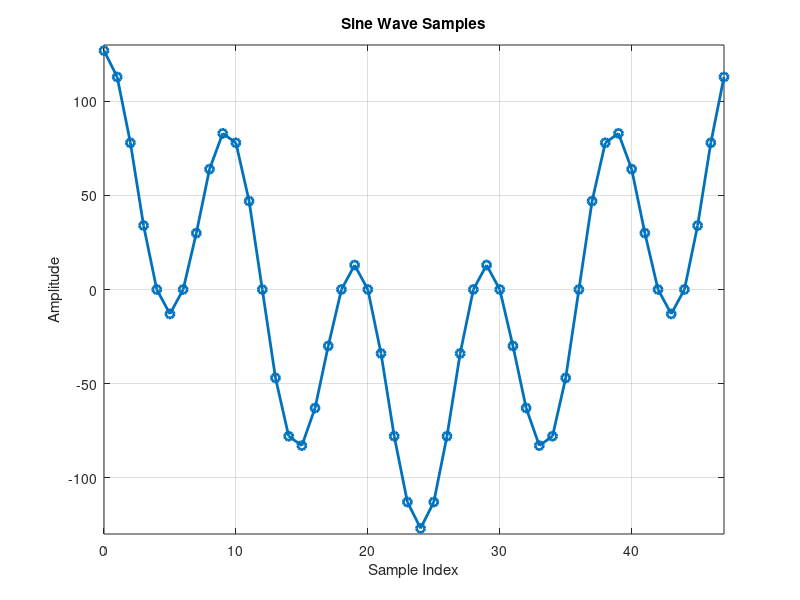

This figure's MATLAB source:
% Given sine wave samples
sine_samples = [127, 113, 78, 34, 0, -13, 0, 30, 64, 83, 78, 47, 0, -47, -78, -83, -63, -30, 0, 13, 0, -34, -78, -113, -127, -113, -78, -34, 0, 13, 0, -30, -63, -83, -78, -47, 0, 47, 78, 83, 64, 30, 0, -13, 0, 34, 78, 113];

% Create an x-axis (time or sample index)
n = 0:length(sine_samples)-1;  % Indexes for the samples

% Plot the sine wave
figure;
plot(n, sine_samples, 'o-', 'LineWidth', 2, 'MarkerSize', 6);
title('Sine Wave Samples');
xlabel('Sample Index');
ylabel('Amplitude');
grid on;

% Optional: Add axis limits for better visualization
xlim([0 length(sine_samples)-1]);
ylim([-130 130]);
